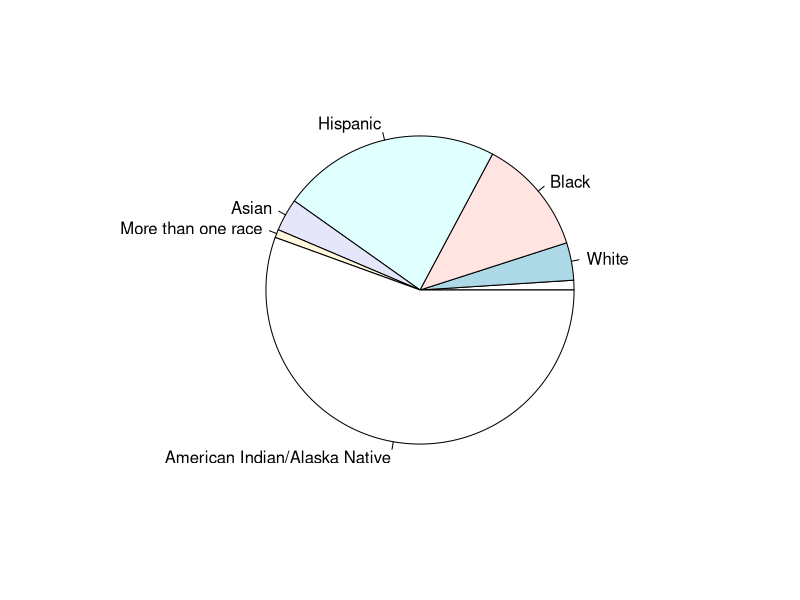
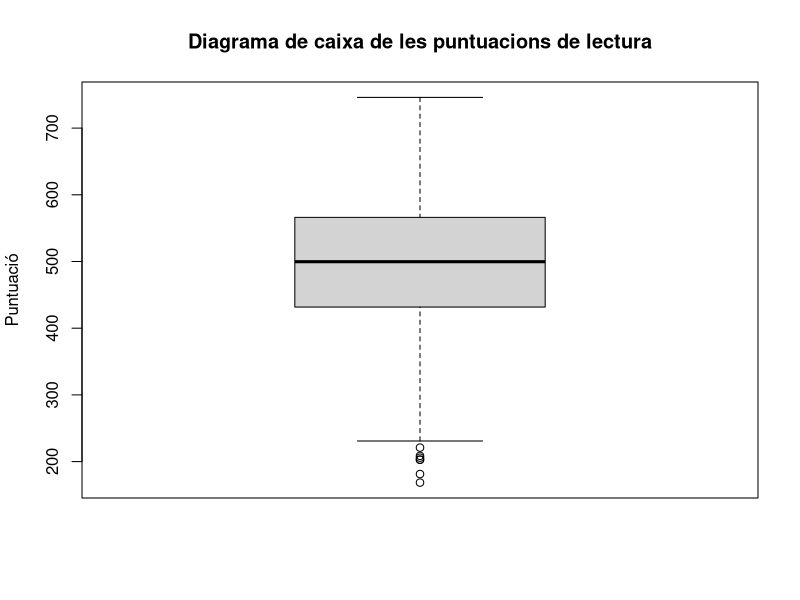
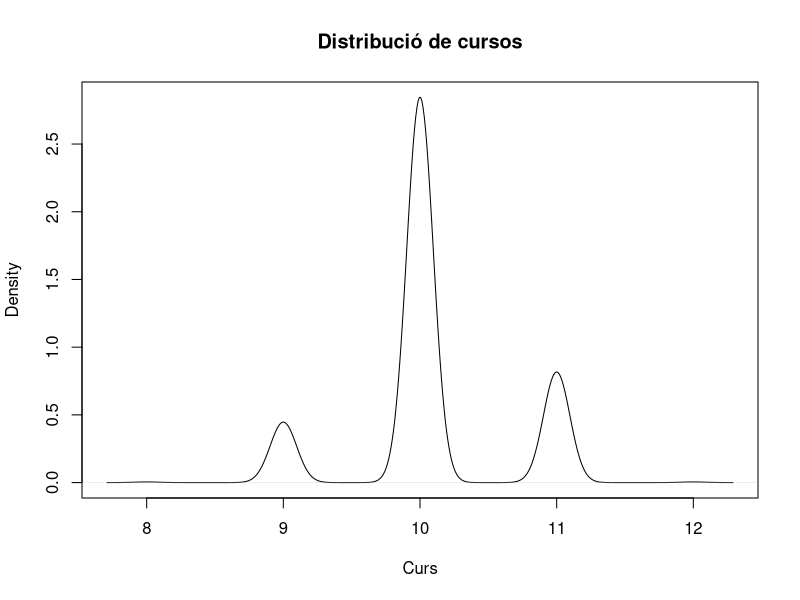
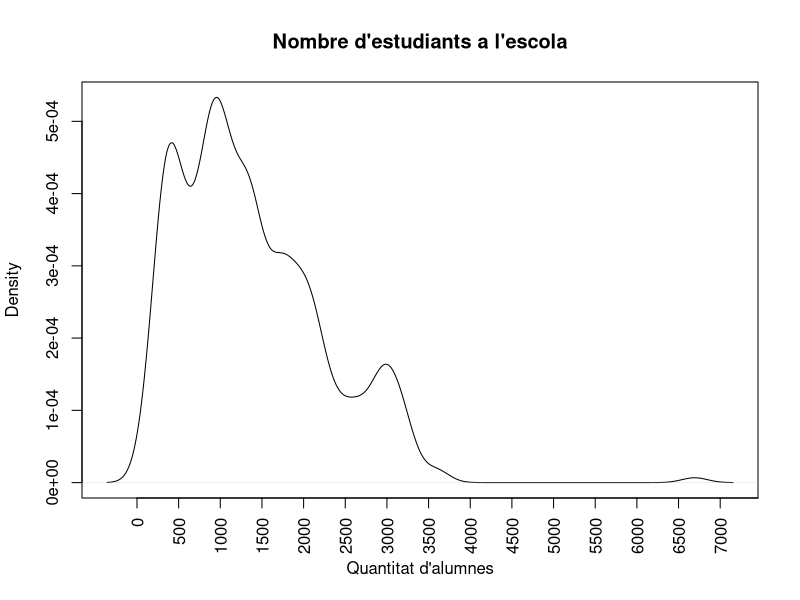

R code for these plots, in order:
## ---- chunk 1
tryCatch({
  data <- read.csv("pisa2009-1.csv", header = TRUE)
  print("El fitxer s'ha llegit correctament")
}, error = function(e){
  cat("ERROR en el moment de llegir el document:",conditionMessage(e), "\n")
})
## ---- chunk 2
columns <- names(data)
print(columns)
## ---- chunk 3
type <- sapply(data, class)

for (i in seq_along(columns)) {
  cat("La columna",columns[i], "és de tipus", type[i], "\n")
}
## ---- chunk 4
categories_raceeth <- unique(data$raceeth)
print(categories_raceeth)
## ---- chunk 5
percentages_rounded <- round(prop.table(table(data$raceeth)) * 100, 2)
for (i in seq_along(categories_raceeth)) {
  cat("La categoria",categories_raceeth[i], "té un percetatge de ",
      percentages_rounded[i],"%", "\n")
}
## ---- chunk 6
tryCatch({
  data$raceeth <- gsub("\\bwhite\\b", "White", data$raceeth, ignore.case = TRUE)
  data$raceeth <- gsub("\\bwhit\\b", "White", data$raceeth, ignore.case = TRUE)
  data$raceeth <- gsub("\\bAssian\\b", "Asian", data$raceeth, ignore.case = TRUE)
  data$raceeth <- gsub("\\bAsiann\\b", "Asian", data$raceeth, ignore.case = TRUE)
  write.csv(data, "pisa_clean.csv", row.names = FALSE)
  print("File has been corrected succesfully")
}, error = function(e){
 cat("ERROR en aplicar les correccions.",conditionMessage(e), "\n") 
})
## ---- chunk 7
tryCatch({
  data2 <- read.csv("pisa_clean.csv", header = TRUE)
  print("El fitxer amb les dades corregides s'ha llegit correctament")
}, error = function(e){
  print("ERROR en el moment de llegir el document:",conditionMessage(e), "\n")
})

## ---- chunk 8
categories_raceeth2 <- unique(data2$raceeth)
print(categories_raceeth2)
## ---- chunk 9
percentages_rounded2 <- round(prop.table(table(data2$raceeth)) * 100, 2)
for (i in seq_along(categories_raceeth2)) {
  cat("La categoria",categories_raceeth2[i], "té un percetatge de ",
      percentages_rounded2[i],"%", "\n")
}
## ---- chunk 10
percentages_not_rounded_aux <- prop.table(table(data2$raceeth)) * 100
print(percentages_not_rounded_aux)
## ---- chunk 11
percentages_not_rounded <- prop.table(table(data2$raceeth)) * 100
pie(percentages_not_rounded, labels=categories_raceeth2)
## ---- chunk 12
total_data <- nrow(data)
calculate_stats <- function(col_name){
  number_of_1 <- sum(col_name == 1, na.rm = TRUE)
  number_of_0 <- sum(col_name == 0, na.rm = TRUE)
  ratio_1 <- number_of_1 / total_data
  ratio_0 <- number_of_0 / total_data
  c(number_of_1, number_of_0, ratio_1, ratio_0)
}
## ---- chunk 13
binary_columns <- data[, c("male","preschool", "expectBachelors", "motherHS",
                           "motherBachelors","motherWork", "fatherHS",
                           "fatherBachelors","fatherWork", "selfBornUS",
                           "motherBornUS", "fatherBornUS", "englishAtHome",
                           "computerForSchoolwork","schoolHasLibrary",
                           "publicSchool", "urban")]
## ---- chunk 14
calculations <- t(apply(binary_columns, 2, calculate_stats))
# 2 = Apply function in each column
## ---- chunk 15
print(calculations)
## ---- chunk 16
colnames(calculations) <- c("Number of 1", "Number of 0", "Poportion 1", "Proportion 0")
## ---- chunk 17
print(calculations)
## ---- chunk 18
data$readingScore <- as.numeric(data$readingScore) # Conversio str-int
data$readingScore[data$readingScore < 0 | data$readingScore > 1000] <- NA
cat("Correccions aplicades correctament")
## ---- chunk 19
tryCatch({
  write.csv(data, "pisa_clean.csv", row.names = FALSE)
  cat("Correccions aplicades al fitxer final")
}, error = function(e){
  cat("ERROR en escriure els canvis.", conditionMessage(e), "\n")
})
## ---- chunk 20
tryCatch({
  data2 <- read.csv("pisa_clean.csv", header = TRUE)
  print("El fitxer amb les dades corregides s'ha llegit correctament")
}, error = function(e){
  print("ERROR en el moment de llegir el document:",conditionMessage(e), "\n")
})
## ---- chunk 21
boxplot(data2$readingScore, main = "Diagrama de caixa de les puntuacions de lectura",
        ylab = "Puntuació", na.action = na.pass)
## ---- chunk 22
plot(density(data$grade), main = "Distribució de cursos", xlab = "Curs")
## ---- chunk 23
par(xaxt = "n") # No incloure les etiquetes de l'eix x
plot(density(data$schoolSize, na.rm = TRUE), main = "Nombre d'estudiants a l'escola",
     xlab = "Quantitat d'alumnes")
par(xaxt = "s") # Incloure les etiquetes de l'eix x
axis(1, at = seq(0, 8000, by = 500), las = 2)
## ---- chunk 24
filtrat <- data$schoolSize[data$schoolSize <= 0 & !is.na(data$schoolSize)]
print(filtrat)
